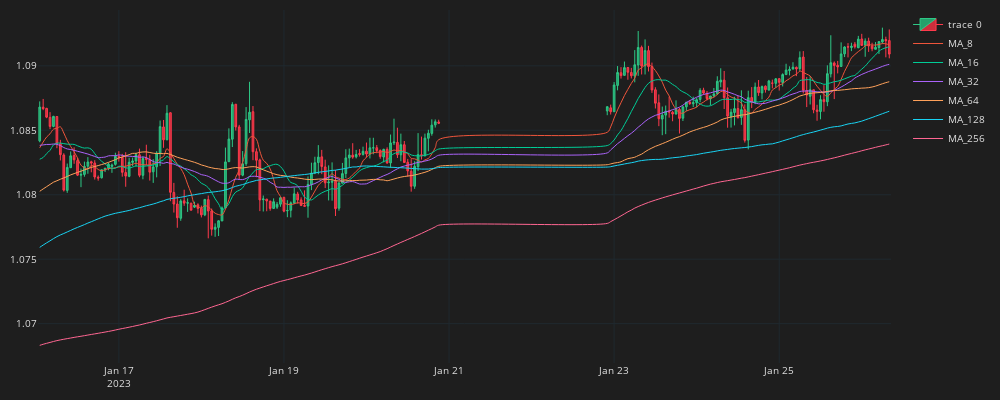

Source (notebook cell):
### Code cell
fig = go.Figure()
fig.add_trace(go.Candlestick(
    x=df_plot.time, open=df_plot.mid_o, high=df_plot.mid_h, low=df_plot.mid_l, close=df_plot.mid_c,
    line=dict(width=1), opacity=1,
    increasing_fillcolor='#24A06B',
    decreasing_fillcolor="#CC2E3C",
    increasing_line_color='#2EC886',
    decreasing_line_color='#FF3A4C'
))
for ma in ma_list:
    col = f"MA_{ma}"
    fig.add_trace(go.Scatter(
        x=df_plot.time,
        y=df_plot[col],
        line=dict(width=2),
        line_shape='spline',
        name=col
        ))
fig.update_layout(width=1000,height=400,
                  margin=dict(l=10,b=10,t=10),
                  font=dict(size=10,color="#e1e1e1"),
                  paper_bgcolor="#1e1e1e",
                  plot_bgcolor="#1e1e1e")
fig.update_xaxes(
    gridcolor="#1f292f",
    showgrid=True,fixedrange=True,rangeslider=dict(visible=False)
)
fig.update_yaxes(
    gridcolor="#1f292f",
    showgrid=True,
)
fig.show()

### Figure 1 — Plotly figure (JSON) as saved in the notebook; plotly's stock layout.template omitted (floating-point values rounded to 4 significant figures; data arrays with more than 128 entries replaced by an {"elided": "..."} marker saying what was removed)
{"data": [{"close": {"elided": "200 float values"}, "decreasing": {"fillcolor": "#CC2E3C", "line": {"color": "#FF3A4C"}}, "high": {"elided": "200 float values"}, "increasing": {"fillcolor": "#24A06B", "line": {"color": "#2EC886"}}, "line": {"width": 1}, "low": {"elided": "200 float values"}, "opacity": 1, "open": {"elided": "200 float values"}, "type": "candlestick", "x": {"elided": "200 str values"}}, {"line": {"shape": "spline", "width": 1}, "name": "MA_8", "type": "scatter", "x": {"elided": "200 str values"}, "y": {"elided": "200 float values"}}, {"line": {"shape": "spline", "width": 1}, "name": "MA_16", "type": "scatter", "x": {"elided": "200 str values"}, "y": {"elided": "200 float values"}}, {"line": {"shape": "spline", "width": 1}, "name": "MA_32", "type": "scatter", "x": {"elided": "200 str values"}, "y": {"elided": "200 float values"}}, {"line": {"shape": "spline", "width": 1}, "name": "MA_64", "type": "scatter", "x": {"elided": "200 str values"}, "y": {"elided": "200 float values"}}, {"line": {"shape": "spline", "width": 1}, "name": "MA_128", "type": "scatter", "x": {"elided": "200 str values"}, "y": {"elided": "200 float values"}}, {"line": {"shape": "spline", "width": 1}, "name": "MA_256", "type": "scatter", "x": {"elided": "200 str values"}, "y": {"elided": "200 float values"}}], "layout": {"font": {"color": "#e1e1e1", "size": 10}, "height": 400, "margin": {"b": 10, "l": 10, "t": 10}, "paper_bgcolor": "#1e1e1e", "plot_bgcolor": "#1e1e1e", "width": 1000, "xaxis": {"fixedrange": true, "gridcolor": "#1f292f", "rangeslider": {"visible": false}, "showgrid": true}, "yaxis": {"gridcolor": "#1f292f", "showgrid": true}}}
